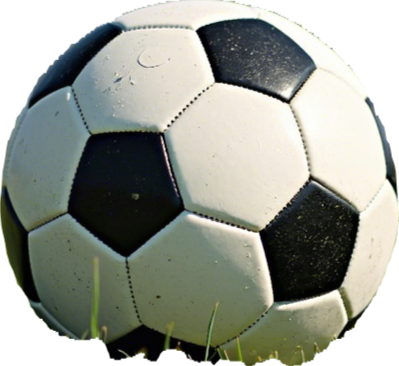
#> input picture DataAugment/put_ball_everywhere/data/ball/1.png, 399 x 366 px, found by its file name; its folder holds 4 pictures in this run
$ python put_ball_on_advertising.py
#> lines starting #> are read from the running program, lines starting #| are printed output that depends on the picture; long printed decimals are rounded; pictures that were not available may be replaced by others from this repository, and a replacement may not be noted
from PIL import Image
import os
import random
from PIL import Image
DEBUG = True
def put_ball_everywhere(ball_image_path,background_image_path,output_image_path,box):
    # 加载球的图片
    ball_image = Image.open(ball_image_path).convert("RGBA")  # 确保使用 RGBA 模式

    # 等比例缩小为32像素
    ball_image.thumbnail((16, 16))

    # 读取1920x1080的背景图像
    # background_image_path = './data/background/b1.jpg'  # 替换为您的背景图像路径
    background = Image.open(background_image_path).convert("RGBA")  # 确保使用 RGBA 模式

    # 随机选择粘贴位置
    ad_x, ad_y, ad_width, ad_height = box[0],box[1],box[2],box[3]
    max_x = ad_width - ball_image.width
    max_y = ad_height - ball_image.height
    random_x = random.randint(0, max_x)
    random_y = random.randint(0, max_y)

    # 粘贴球的图片到背景图像，保持透明度
    background.paste(ball_image, (ad_x + random_x, ad_y + random_y), ball_image)

    # 保存结果图像
    # output_image_path = 'output_image.png'  # 输出图像路径
    # background.save(output_image_path)
    background = background.convert("RGB")
    background.save(output_image_path, format="JPEG")

    if DEBUG : print(f"球的图片已随机粘贴到位置: ({random_x}, {random_y})")

    # 保存结果图像
    background.save(output_image_path)

    # 计算 YOLO 格式
    ball_x,ball_y = random_x + ad_x, random_y + ad_y
    x_center = (ball_x + ball_image.width / 2) / background.width
    y_center = (ball_y + ball_image.height / 2) / background.height
    width = ball_image.width / background.width
    height = ball_image.height / background.height

    # 打印或保存 YOLO 格式标注
    yolo_annotation = f"{0} {x_center:.6f} {y_center:.6f} {width:.6f} {height:.6f}"
    if DEBUG : print(yolo_annotation)
    return yolo_annotation


"""
将广告的图片粘贴到背景图像上，并返回广告图片在背景中的位置和背景的大小。
返回广告图片在球场中的位置。
广告大小如果超过480，则resize到480
"""
def put_advertise_everywhere(advertise_image_path,background_image_path,output_image_path):
    # 加载广告的图片
    advertise_image = Image.open(advertise_image_path).convert("RGBA")  # 确保使用 RGBA 模式
    # 获取当前大小
    width, height = advertise_image.size
    # 检查是否需要调整大小
    if width > 480 or height > 480:
        # 计算新的宽高
        if width > height:
            new_width = 480
            new_height = int((480 / width) * height)
        else:
            new_height = 480
            new_width = int((480 / height) * width)

        # 调整图像大小
        advertise_image = advertise_image.resize((new_width, new_height), Image.LANCZOS)
    # 读取1920x1080的背景图像
    background = Image.open(background_image_path).convert("RGBA")  # 确保使用 RGBA 模式

    # 随机选择粘贴位置
    max_x = background.width - advertise_image.width
    max_y = background.height - advertise_image.height
    random_x = random.randint(0, max_x)
    random_y = random.randint(0, max_y)

    # 粘贴广告的图片到背景图像，保持透明度
    background.paste(advertise_image, (random_x, random_y), advertise_image)

    # 保存结果图像
    background = background.convert("RGB")
    background.save(output_image_path, format="JPEG")

    if DEBUG : print(f"广告的图片已随机粘贴到位置: ({random_x}, {random_y})")

    # 保存结果图像
    background.save(output_image_path)

    # 返回广告图片在球场中的位置
    box = (random_x,random_y,advertise_image.width,advertise_image.height)
    return box

"""
读取背景文件夹的所有图片，对于每个背景图片，随机从球文件夹中random选择一张球图片,
然后调用put_ball_everywhere函数，得到增强后的图片和yolo标注，将增强后的图片和标注
分别存储到输出图片文件夹和标注文件夹
"""
def process_images(background_folder, ball_folder, ad_folder,output_image_folder, output_annotation_folder):
    # 确保输出文件夹存在
    os.makedirs(output_image_folder, exist_ok=True)
    os.makedirs(output_annotation_folder, exist_ok=True)

    # 获取所有背景图像路径
    background_images = [f for f in os.listdir(background_folder) if f.endswith(('.png', '.jpg', '.jpeg'))]

    # 获取所有球图像路径
    ball_images = [f for f in os.listdir(ball_folder) if f.endswith(('.png', '.jpg', '.jpeg'))]

    # 获取所有广告图片
    ad_images = [f for f in os.listdir(ad_folder) if f.endswith(('.png', '.jpg', '.jpeg'))]

    for background_image in background_images:
        # 随机选择一张球图片
        ball_image = random.choice(ball_images)
        # 随机选择一张广告图片
        ad_image = random.choice(ad_images)

        # 构建完整路径
        background_image_path = os.path.join(background_folder, background_image)
        ball_image_path = os.path.join(ball_folder, ball_image)
        ad_image_path = os.path.join(ad_folder, ad_image)

        # 输出路径
        output_ad_path = "./data/temp/tmp.png"
        output_image_path = os.path.join(output_image_folder, background_image)
        output_annotation_path = os.path.join(output_annotation_folder, f"{os.path.splitext(background_image)[0]}.txt")

        # 获取广告合成图片及其位置
        box = put_advertise_everywhere(ad_image_path, background_image_path, output_ad_path)
#> in put_advertise_everywhere, advertise_image is the input picture: PIL image 399x366 RGBA; mean R, G, B, A 106.2, 109.8, 100.4, 205.3
#> in put_advertise_everywhere, `background = background.convert("RGB")`:
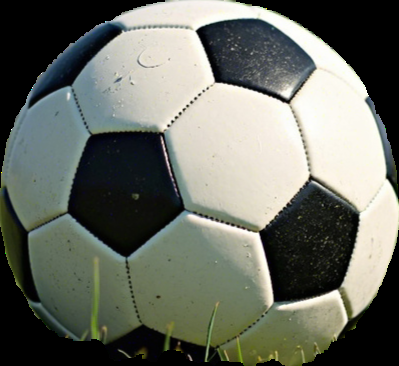
#> background: PIL image 399x366 RGB; mean R, G, B 106.2, 109.8, 100.4
#| 广告的图片已随机粘贴到位置: (0, 0)
#> box = (0, 0, 399, 366)
        # 调用函数并获取 YOLO 标注
        yolo_annotation = put_ball_everywhere(ball_image_path, output_ad_path, output_image_path, box)
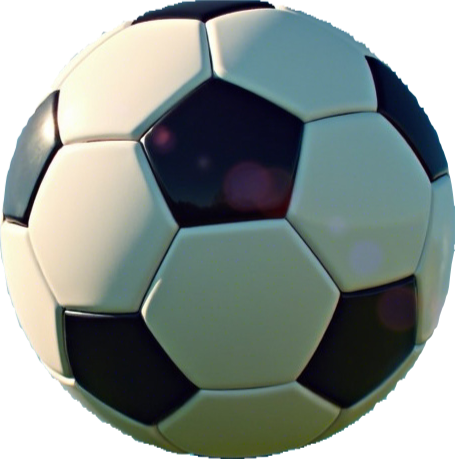
#> input picture DataAugment/put_ball_everywhere/data/ball/4.png, 455 x 459 px
#> in put_ball_everywhere, ball_image is the input picture: PIL image 455x459 RGBA; mean R, G, B, A 83.8, 93.5, 88.6, 201.4
#> in put_ball_everywhere, `ball_image.thumbnail((16, 16))`:
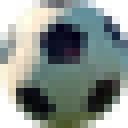
#> ball_image: PIL image 16x16 RGBA (shown 8 times larger); mean R, G, B, A 94.5, 106, 100.2, 202.2; transparent parts drawn white
#| 球的图片已随机粘贴到位置: (261, 248)
#| 0 0.6742 0.6995 0.0401 0.04372
#> yolo_annotation = '0 0.674185 0.699454 0.040100 0.043716'

        # 保存 YOLO 标注到文件
        with open(output_annotation_path, 'w') as f:
            f.write(yolo_annotation + '\n')

if __name__ == "__main__":
    # 单独测试 put_advertise_everywhere
    # box = put_advertise_everywhere('./data/advertise/test_ReCTS_task3_and_task_4_001332.jpg','./data/background/b1.jpg','mixback_image.png')
    # put_ball_everywhere("./data/ball/1.png",'mixback_image.png','output_image.png',box)
    # 批量生成
    # 示例调用
    background_folder = '/data01/migu/soccer-track/BallDataSets/ballIn_and_ballOut/train/images/'  # 背景图片文件夹
    ball_folder = './data/ball'              # 球图片文件夹
    ad_folder = '/data01/migu/soccer-track/Yolov8_Formatted_DataSets/ReCTS_test_part1/Task3_and_Task4/img' # 广告图片文件夹
    output_image_folder = './ad_output/images'   # 输出图片文件夹
    output_annotation_folder = './ad_output/labels'  # 输出标注文件夹

    process_images(background_folder, ball_folder, ad_folder, output_image_folder, output_annotation_folder)
